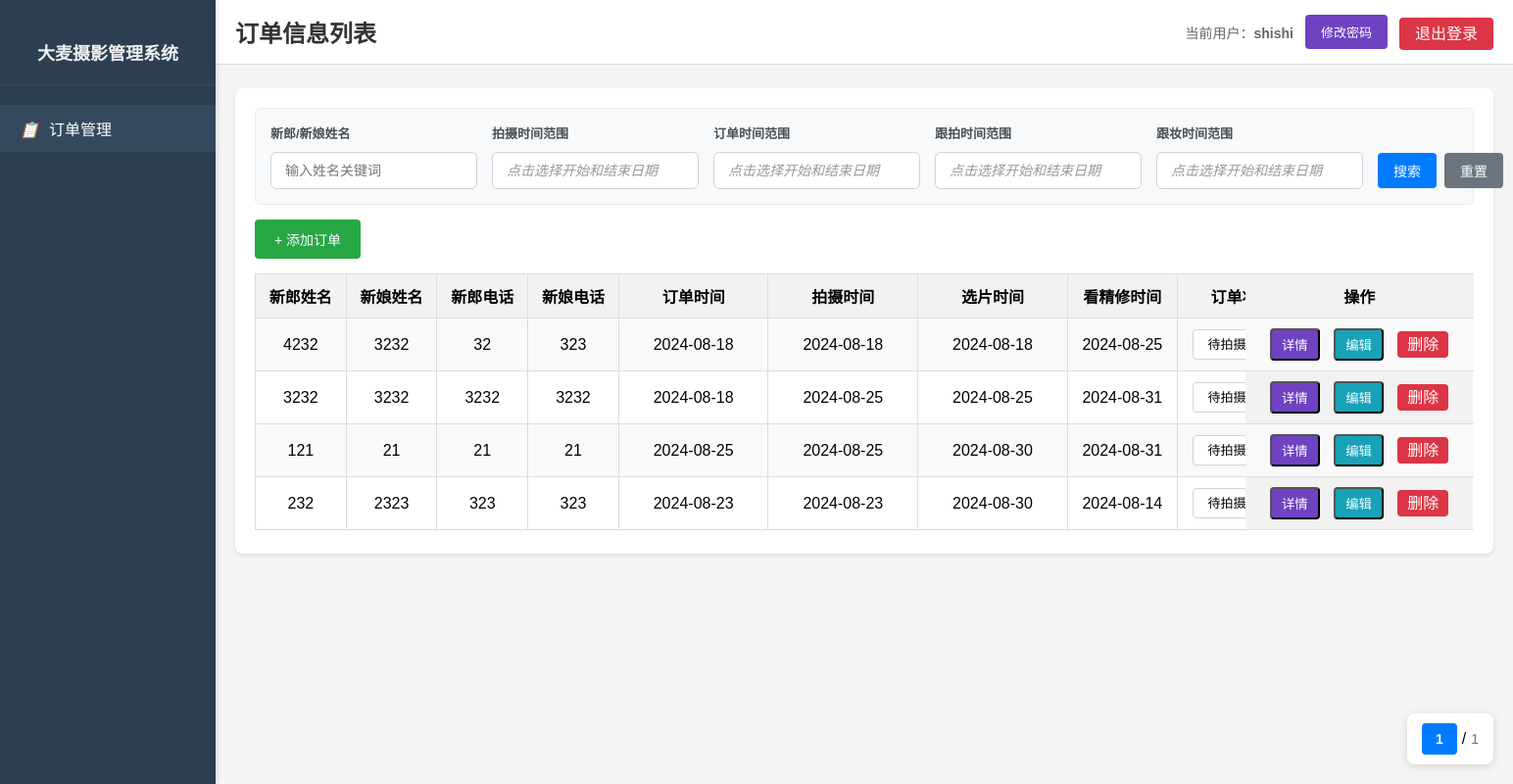
The app's page / (signed in) with its own data.
### database.py (models this page shows)
class Order(db.Model):
    __tablename__ = 'order'
    orderid = db.Column(db.Integer, primary_key=True)
    groom_name = db.Column(db.String(20))
    bride_name = db.Column(db.String(20))
    groom_phone = db.Column(db.String(16))
    bride_phone = db.Column(db.String(16))
    wedding_dress_price = db.Column(db.Float)  # 婚纱照价格
    makeup_price = db.Column(db.Float)  # 跟妆价格
    photography_price = db.Column(db.Float)  # 跟拍价格
    videography_price = db.Column(db.Float)  # 摄像价格
    dress_rental_price = db.Column(db.Float)  # 租礼服价格
    wedding_celebration_price = db.Column(db.Float)  # 婚庆价格
    extra_film_price = db.Column(db.Float)  # 加片金额
    total_price = db.Column(db.Float)  # 总价格
    order_time = db.Column(db.DateTime)  # 订单时间
    shoot_time = db.Column(db.DateTime)  # 拍摄时间
    choosePicture_time = db.Column(db.DateTime)  # 选片时间
    confirmPicture_time = db.Column(db.DateTime)  # 看精修时间
    order_status = db.Column(db.String(20))  # 订单状态
    sales_consultant = db.Column(db.String(20))
    photographer = db.Column(db.String(20))
    makeup_artist = db.Column(db.String(20))
    remark = db.Column(db.String(300))  # 备注
    created_by = db.Column(db.String(20))  # 订单创建人
    created_time = db.Column(db.DateTime, default=datetime.utcnow().replace(microsecond=0))  # 订单创建时间

### app.py (the view, shortened to what this page needs)
@app.route('/')
def index():
    if 'userid' in session:
        from datetime import datetime, timedelta
        page = request.args.get('page', 1, type=int)
        per_page = 10
        name_keyword = request.args.get('name_keyword', '')
        shoot_start = request.args.get('shoot_start', '')
        shoot_end = request.args.get('shoot_end', '')
        order_start = request.args.get('order_start', '')
        order_end = request.args.get('order_end', '')
        photo_start = request.args.get('photo_start', '')
        photo_end = request.args.get('photo_end', '')
        makeup_start = request.args.get('makeup_start', '')
        makeup_end = request.args.get('makeup_end', '')
        query = Order.query
        if shoot_start:
            query = query.filter(Order.shoot_time >= shoot_start)
        if shoot_end:
            query = query.filter(Order.shoot_time <= shoot_end + ' 23:59:59')
        if order_start:
            query = query.filter(Order.order_time >= order_start)
        if order_end:
            query = query.filter(Order.order_time <= order_end + ' 23:59:59')
        if photo_start:
            query = query.filter(Order.photography_price > 0)
            query = query.filter(Order.shoot_time >= photo_start)
        if photo_end:
            query = query.filter(Order.shoot_time <= photo_end + ' 23:59:59')
        if makeup_start:
            query = query.filter(Order.makeup_price > 0)
            query = query.filter(Order.shoot_time >= makeup_start)
        if makeup_end:
            query = query.filter(Order.shoot_time <= makeup_end + ' 23:59:59')
        has_filter = any([name_keyword, shoot_start, shoot_end, order_start, order_end,
                         photo_start, photo_end, makeup_start, makeup_end])
        if not has_filter:
            one_month_ago = datetime.now() - timedelta(days=30)
            query = query.filter(
                db.or_(
                    Order.shoot_time >= one_month_ago,
                    Order.makeup_price > 0  # 有跟妆服务的订单
                )
            )
        orders = query.order_by(desc(Order.created_time)).paginate(page=page, per_page=per_page)
        return render_template('index.html',
                              orders=orders,
                              format_datetime=format_datetime,
                              selected_name_keyword=name_keyword,
                              selected_shoot_start=shoot_start,
                              selected_shoot_end=shoot_end,
                              selected_order_start=order_start,
                              selected_order_end=order_end,
                              selected_photo_start=photo_start,
                              selected_photo_end=photo_end,
                              selected_makeup_start=makeup_start,
                              selected_makeup_end=makeup_end)
    else:
        return redirect(url_for('login'))

### templates/index.html (shortened to what this page needs)
<!DOCTYPE html>
<html lang="zh-CN">
<head>
</head>
<body>
    <div class="sidebar">
        <div class="sidebar-header">
            <h2>大麦摄影管理系统</h2>
        </div>
        <ul class="sidebar-menu" id="sidebarMenu">
        </ul>
    </div>
    <div class="main-content">
        <div class="top-bar">
            <h1>订单信息列表</h1>
            <div class="top-bar-actions">
                <span class="user-info">当前用户：<strong>{{ session.get('userid', '') }}</strong></span>
                <button onclick="openChangePasswordModal()" class="change-password-btn">修改密码</button>
                <div class="logout-button">
                    <a href="{{ url_for('logout') }}">退出登录</a>
                </div>
            </div>
        </div>
        <div class="content-card">
            <div class="search-panel">
                <form class="search-form" method="get" action="{{ url_for('index') }}">
                    <div class="form-group">
                        <label>新郎/新娘姓名</label>
                        <input type="text" name="name_keyword" value="{{ selected_name_keyword or '' }}" placeholder="输入姓名关键词">
                    </div>
                    <div class="form-group">
                        <label>拍摄时间范围</label>
                        <input type="text" name="shoot_time_range" value="{{ (selected_shoot_start + ' 至 ' + selected_shoot_end) if (selected_shoot_start or selected_shoot_end) else '' }}" placeholder="点击选择开始和结束日期" class="date-range-input" data-start-field="shoot_start" data-end-field="shoot_end" onclick="showDatePicker(this)">
                    </div>
                    <div class="form-group">
                        <label>订单时间范围</label>
                        <input type="text" name="order_time_range" value="{{ (selected_order_start + ' 至 ' + selected_order_end) if (selected_order_start or selected_order_end) else '' }}" placeholder="点击选择开始和结束日期" class="date-range-input" data-start-field="order_start" data-end-field="order_end" onclick="showDatePicker(this)">
                    </div>
                    <div class="form-group">
                        <label>跟拍时间范围</label>
                        <input type="text" name="photo_time_range" value="{{ (selected_photo_start + ' 至 ' + selected_photo_end) if (selected_photo_start or selected_photo_end) else '' }}" placeholder="点击选择开始和结束日期" class="date-range-input" data-start-field="photo_start" data-end-field="photo_end" onclick="showDatePicker(this)">
                    </div>
                    <div class="form-group">
                        <label>跟妆时间范围</label>
                        <input type="text" name="makeup_time_range" value="{{ (selected_makeup_start + ' 至 ' + selected_makeup_end) if (selected_makeup_start or selected_makeup_end) else '' }}" placeholder="点击选择开始和结束日期" class="date-range-input" data-start-field="makeup_start" data-end-field="makeup_end" onclick="showDatePicker(this)">
                    </div>
                    <div class="form-group">
                        <label>&nbsp;</label>
                        <div class="search-btn-group">
                            <button type="submit" class="btn btn-search">搜索</button>
                            <button type="button" class="btn btn-reset" onclick="resetSearch()">重置</button>
                        </div>
                    </div>
                </form>
            </div>
            <button onclick="openAddOrderModal()" class="add-btn">+ 添加订单</button>
            <div class="table-wrapper">
                <div class="table-container">
                    <table style="width: auto; min-width: 100%;">
                        <tr>
                            <th>新郎姓名</th>
                            <th>新娘姓名</th>
                            <th>新郎电话</th>
                            <th>新娘电话</th>
                            <th>订单时间</th>
                            <th>拍摄时间</th>
                            <th>选片时间</th>
                            <th>看精修时间</th>
                            <th>订单状态</th>
                            <th>销售顾问</th>
                            <th>摄影师</th>
                            <th>化妆师</th>
                            <th>操作</th>
                        </tr>
                        {% for order in orders %}
                        <tr>
                            <td>{{ order.groom_name }}</td>
                            <td>{{ order.bride_name }}</td>
                            <td>{{ order.groom_phone }}</td>
                            <td>{{ order.bride_phone }}</td>
                            <td>{{ order.order_time.strftime('%Y-%m-%d') if order.order_time else '' }}</td>
                            <td>{{ order.shoot_time.strftime('%Y-%m-%d') if order.shoot_time else '' }}</td>
                            <td>{{ order.choosePicture_time.strftime('%Y-%m-%d') if order.choosePicture_time else '' }}</td>
                            <td>{{ order.confirmPicture_time.strftime('%Y-%m-%d') if order.confirmPicture_time else '' }}</td>
                            <td>
                                <select class="status-select status-{{ order.order_status }}" onchange="updateOrderStatus({{ order.orderid }}, this)">
                                    <option value="待拍摄" {% if order.order_status == '待拍摄' %}selected{% endif %}>待拍摄</option>
                                </select>
                            </td>
                            <td>{{ order.sales_consultant }}</td>
                            <td>{{ order.photographer }}</td>
                            <td>{{ order.makeup_artist }}</td>
                            <td>
                                <button onclick="openViewOrderModal({{ order.orderid }})" class="action-btn view-btn">详情</button>
                                <button onclick="openEditOrderModal({{ order.orderid }})" class="action-btn edit-btn">编辑</button>
                                <a href="{{ url_for('delete_order', order_id=order.orderid) }}" class="action-btn delete-btn" onclick="return confirmDelete();">删除</a>
                            </td>
                        </tr>
                        {% endfor %}
                    </table>
                </div>
            </div>
            <div class="pagination-fixed">
                <div class="pagination">
                    <span class="current-page">{{ orders.page }}</span>
                    /
                    <span class="total-pages">{{ orders.pages }}</span>
                </div>
            </div>
        </div>
    </div>
</body>
</html>

### records on screen
Order: groom_name "4232", bride_name "3232", groom_phone "32", bride_phone "323", order_time "2024-08-18", shoot_time "2024-08-18", choosePicture_time "2024-08-18", confirmPicture_time "2024-08-25", order_status+orderid "待拍摄"
Order: groom_name "3232", bride_name "3232", groom_phone "3232", bride_phone "3232", order_time "2024-08-18", shoot_time "2024-08-25", choosePicture_time "2024-08-25", confirmPicture_time "2024-08-31", order_status+orderid "待拍摄"
Order: groom_name "121", bride_name "21", groom_phone "21", bride_phone "21", order_time "2024-08-25", shoot_time "2024-08-25", choosePicture_time "2024-08-30", confirmPicture_time "2024-08-31", order_status+orderid "待拍摄"
Order: groom_name "232", bride_name "2323", groom_phone "323", bride_phone "323", order_time "2024-08-23", shoot_time "2024-08-23", choosePicture_time "2024-08-30", confirmPicture_time "2024-08-14", order_status+orderid "待拍摄"

### other values on screen
{{ session.get('userid', '') }} "shishi"
{{ orders.page }} "1"
{{ orders.pages }} "1"
